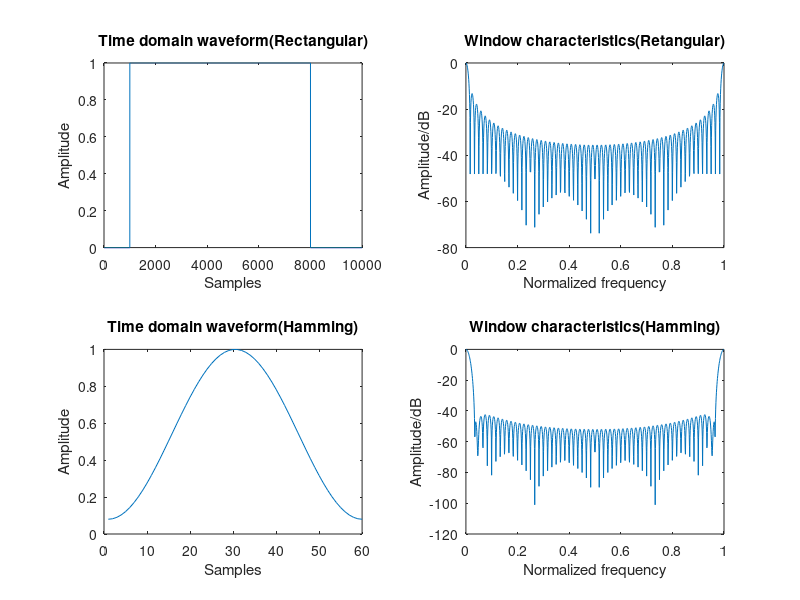

The MATLAB source for this figure:
x=linspace(0,100,10000);
h=zeros(10000,1);
h(1001:8000)=1;
subplot(2,2,1);
plot(h);
title('Time domain waveform(Rectangular)');
xlabel('Samples')
ylabel('Amplitude');
hold on;
%axis([0 10000 -1 2]);
w=h(1001:1060);
W=fft(w,1024);
W2=W/W(1);
W3=20*log10(abs(W2));
W4=2*[0:511]/1024;
W5=[0:1023]/1024;
subplot(2,2,2);
%plot(W4,W3(1:512));
plot(W5,W3);
title('Window characteristics(Retangular)');
xlabel('Normalized frequency')
ylabel('Amplitude/dB');
hold on;


%haming 
ham=hamming(60);
subplot(2,2,3);
plot(ham);
title('Time domain waveform(Hamming)');
xlabel('Samples')
ylabel('Amplitude');
hold on;
H=fft(ham,1024);
H1=H/H(1);
H2=20*log10(abs(H1));
H3=2*[0:511]/1024;
H5=[0:1023]/1024;
subplot(2,2,4);
%plot(W4,W3(1:512));
plot(H5,H2);
title('Window characteristics(Hamming)');
xlabel('Normalized frequency')
ylabel('Amplitude/dB');